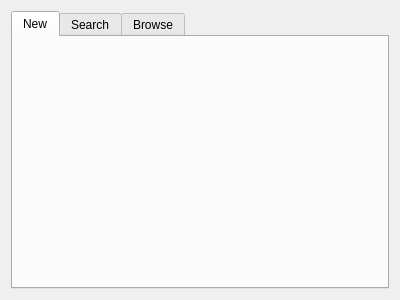
<?xml version="1.0" encoding="UTF-8"?>
<ui version="4.0">
 <class>MainWindow</class>
 <widget class="QMainWindow" name="MainWindow">
  <property name="geometry">
   <rect>
    <x>0</x>
    <y>0</y>
    <width>400</width>
    <height>300</height>
   </rect>
  </property>
  <property name="windowTitle">
   <string>MainWindow</string>
  </property>
  <widget class="QWidget" name="centralWidget">
   <layout class="QHBoxLayout" name="horizontalLayout_3">
    <item>
     <widget class="QTabWidget" name="tabWidget">
      <property name="tabPosition">
       <enum>QTabWidget::North</enum>
      </property>
      <property name="tabShape">
       <enum>QTabWidget::Rounded</enum>
      </property>
      <property name="currentIndex">
       <number>0</number>
      </property>
      <property name="tabsClosable">
       <bool>false</bool>
      </property>
      <widget class="QWidget" name="tab">
       <attribute name="title">
        <string>New</string>
       </attribute>
       <layout class="QHBoxLayout" name="horizontalLayout">
        <item>
         <layout class="QVBoxLayout" name="page1Layout"/>
        </item>
       </layout>
      </widget>
      <widget class="QWidget" name="tab_2">
       <attribute name="title">
        <string>Search</string>
       </attribute>
       <layout class="QHBoxLayout" name="horizontalLayout_2">
        <item>
         <layout class="QVBoxLayout" name="page2Layout"/>
        </item>
       </layout>
      </widget>
      <widget class="QWidget" name="tab_3">
       <attribute name="title">
        <string>Browse</string>
       </attribute>
       <layout class="QVBoxLayout" name="verticalLayout_2">
        <item>
         <layout class="QVBoxLayout" name="page3Layout"/>
        </item>
       </layout>
      </widget>
     </widget>
    </item>
   </layout>
  </widget>
 </widget>
 <layoutdefault spacing="6" margin="11"/>
 <resources/>
 <connections/>
</ui>
